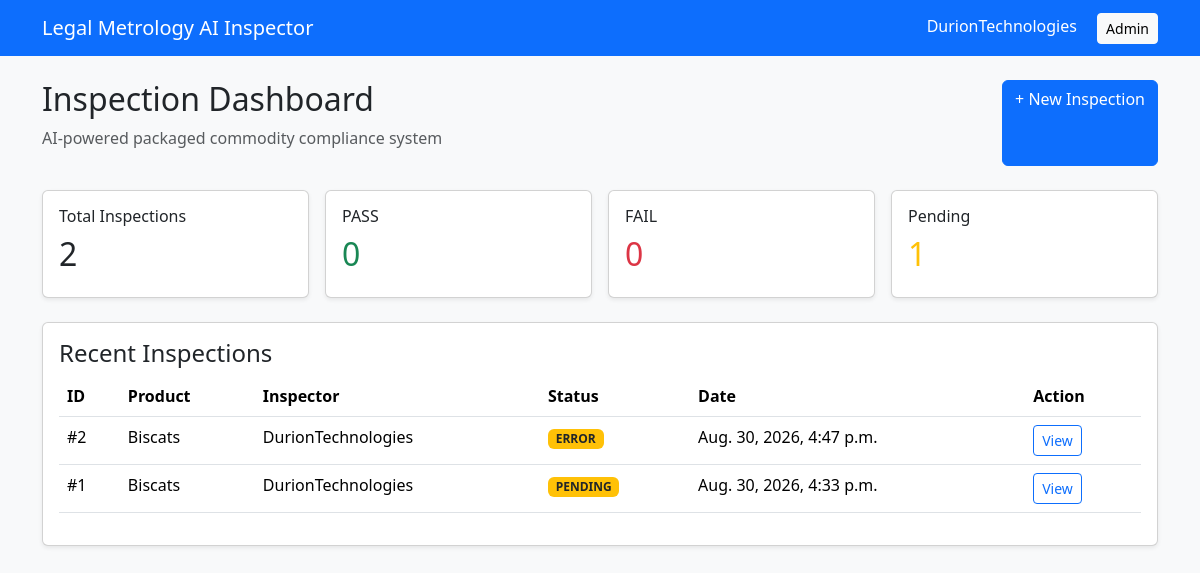
The app's page / (signed in) with its own data.
### inspections/models.py (models this page shows, shortened)
class Inspection(models.Model):
    STATUS_CHOICES = [
        ('PENDING', 'Pending'),
        ('PROCESSING', 'Processing'),
        ('PASS', 'Pass'),
        ('FAIL', 'Fail'),
        ('ERROR', 'Error'),
    ]
    inspector = models.ForeignKey(
        User,
        on_delete=models.SET_NULL,
        null=True,
        blank=True
    )
    product_name = models.CharField(
        max_length=255,
        blank=True
    )
    front_image = models.ImageField(
        upload_to='inspections/front/'
    )
    back_image = models.ImageField(
        upload_to='inspections/back/',
        blank=True,
        null=True
    )
    side_image = models.ImageField(
        upload_to='inspections/side/',
        blank=True,
        null=True
    )
    status = models.CharField(
        max_length=20,
        choices=STATUS_CHOICES,
        default='PENDING'
    )
    extracted_mrp = models.CharField(
        max_length=100,
        blank=True
    )
    extracted_net_quantity = models.CharField(
        max_length=100,
        blank=True
    )
    extracted_manufacturer = models.TextField(
        blank=True
    )
    extracted_date = models.CharField(
        max_length=100,
        blank=True
    )
    extracted_text = models.TextField(
        blank=True
    )
    violations = models.JSONField(
        default=list,
        blank=True
    )
    ocr_result = models.JSONField(
        default=dict,
        blank=True
    )
    created_at = models.DateTimeField(
        auto_now_add=True
    )
    updated_at = models.DateTimeField(
        auto_now=True
    )

### inspections/views.py (the view)
# urls.py: path('', views.dashboard, name='dashboard'),
@login_required
def dashboard(request):
    inspections = Inspection.objects.all().order_by('-created_at')
    total = inspections.count()
    passed = inspections.filter(status='PASS').count()
    failed = inspections.filter(status='FAIL').count()
    pending = inspections.filter(
        status__in=['PENDING', 'PROCESSING']
    ).count()
    context = {
        'inspections': inspections[:10],
        'total': total,
        'passed': passed,
        'failed': failed,
        'pending': pending,
    }
    return render(
        request,
        'dashboard.html',
        context
    )

### inspections/templates/dashboard.html
{% extends 'base.html' %}
{% block content %}
<div class="d-flex justify-content-between mb-4">
    <div>
        <h2>Inspection Dashboard</h2>
        <p class="text-muted">
            AI-powered packaged commodity compliance system
        </p>
    </div>
    <a
        href="{% url 'upload_product' %}"
        class="btn btn-primary"
    >
        + New Inspection
    </a>
</div>
<div class="row g-3 mb-4">
    <div class="col-md-3">
        <div class="card shadow-sm">
            <div class="card-body">
                <h6>Total Inspections</h6>
                <h2>{{ total }}</h2>
            </div>
        </div>
    </div>
    <div class="col-md-3">
        <div class="card shadow-sm">
            <div class="card-body">
                <h6>PASS</h6>
                <h2 class="text-success">
                    {{ passed }}
                </h2>
            </div>
        </div>
    </div>
    <div class="col-md-3">
        <div class="card shadow-sm">
            <div class="card-body">
                <h6>FAIL</h6>
                <h2 class="text-danger">
                    {{ failed }}
                </h2>
            </div>
        </div>
    </div>
    <div class="col-md-3">
        <div class="card shadow-sm">
            <div class="card-body">
                <h6>Pending</h6>
                <h2 class="text-warning">
                    {{ pending }}
                </h2>
            </div>
        </div>
    </div>
</div>
<div class="card shadow-sm">
    <div class="card-body">
        <h4>Recent Inspections</h4>
        <table class="table">
            <thead>
                <tr>
                    <th>ID</th>
                    <th>Product</th>
                    <th>Inspector</th>
                    <th>Status</th>
                    <th>Date</th>
                    <th>Action</th>
                </tr>
            </thead>
            <tbody>
                {% for inspection in inspections %}
                <tr>
                    <td>
                        #{{ inspection.id }}
                    </td>
                    <td>
                        {{ inspection.product_name }}
                    </td>
                    <td>
                        {{ inspection.inspector }}
                    </td>
                    <td>
                        {% if inspection.status == 'PASS' %}
                        <span class="badge bg-success">
                            PASS
                        </span>
                        {% elif inspection.status == 'FAIL' %}
                        <span class="badge bg-danger">
                            FAIL
                        </span>
                        {% else %}
                        <span class="badge bg-warning text-dark">
                            {{ inspection.status }}
                        </span>
                        {% endif %}
                    </td>
                    <td>
                        {{ inspection.created_at }}
                    </td>
                    <td>
                        <a
                            href="{% url 'inspection_detail' inspection.id %}"
                            class="btn btn-sm btn-outline-primary"
                        >
                            View
                        </a>
                    </td>
                </tr>
                {% empty %}
                <tr>
                    <td colspan="6" class="text-center">
                        No inspections yet.
                    </td>
                </tr>
                {% endfor %}
            </tbody>
        </table>
    </div>
</div>
{% endblock %}

### inspections/templates/base.html (shortened to what this page needs)
<!DOCTYPE html>
<html lang="en">
<head>
    <link
        href="https://cdn.jsdelivr.net/npm/bootstrap@5.3.3/dist/css/bootstrap.min.css"
        rel="stylesheet"
    >
</head>
<body class="bg-light">
<nav class="navbar navbar-dark bg-primary">
    <div class="container">
        <a class="navbar-brand" href="/">
            Legal Metrology AI Inspector
        </a>
        <div>
            <span class="text-white me-3">
                {{ request.user.username }}
            </span>
            <a
                href="/admin/"
                class="btn btn-light btn-sm"
            >
                Admin
            </a>
        </div>
    </div>
</nav>
<div class="container py-4">
    {% block content %}
    {% endblock %}
</div>
</body>
</html>

### records on screen
Inspection: id "2", product_name "Biscats", inspector "DurionTechnologies", status "ERROR", created_at "Aug. 30, 2026, 4:47 p.m."
Inspection: id "1", product_name "Biscats", inspector "DurionTechnologies", status "PENDING", created_at "Aug. 30, 2026, 4:33 p.m."

### other values on screen
{{ request.user.username }} "DurionTechnologies"
{{ total }} "2"
{{ passed }} "0"
{{ failed }} "0"
{{ pending }} "1"
